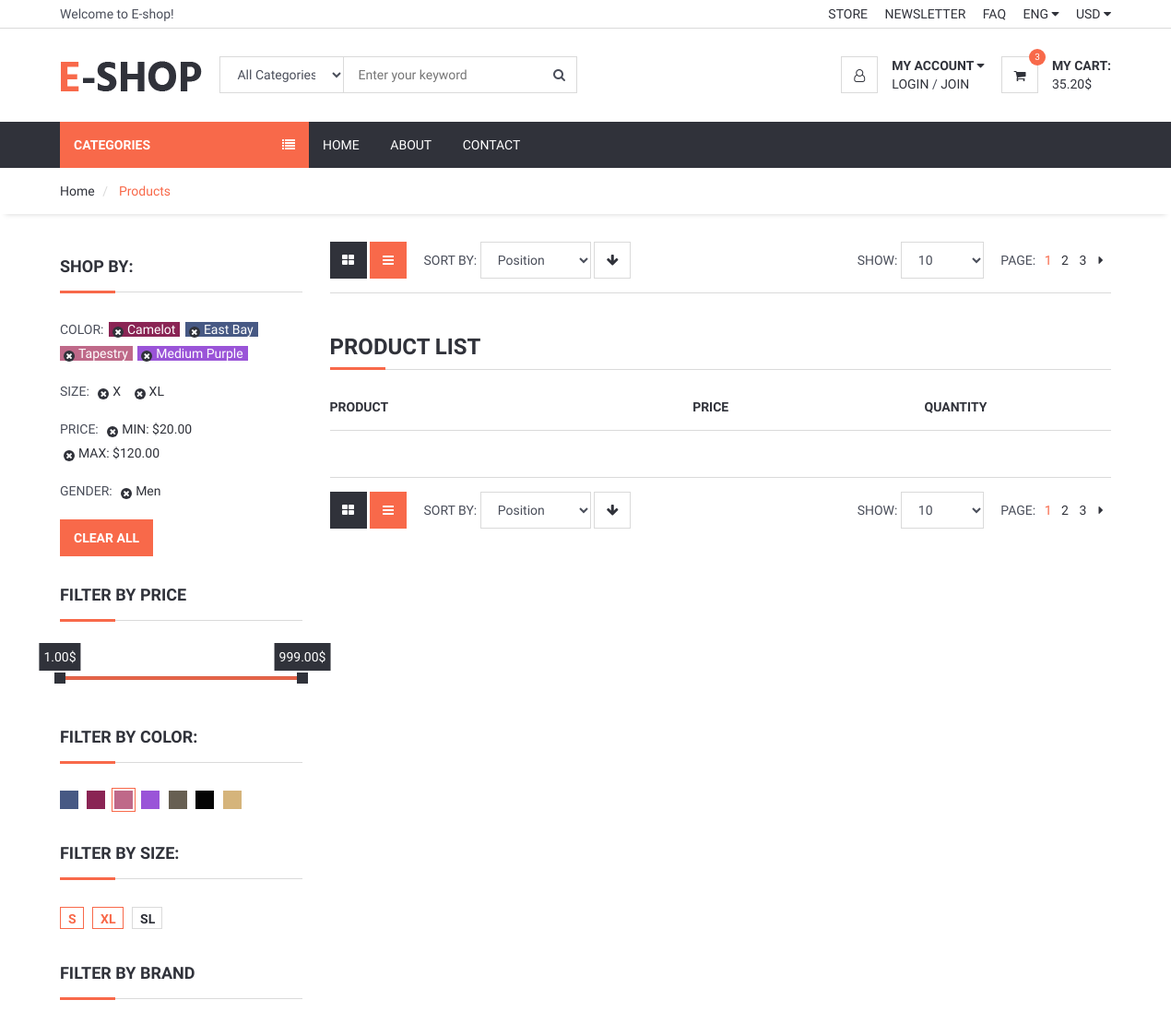
Before: /category/11/jinsi-kiyim (upper part) with the older database file.
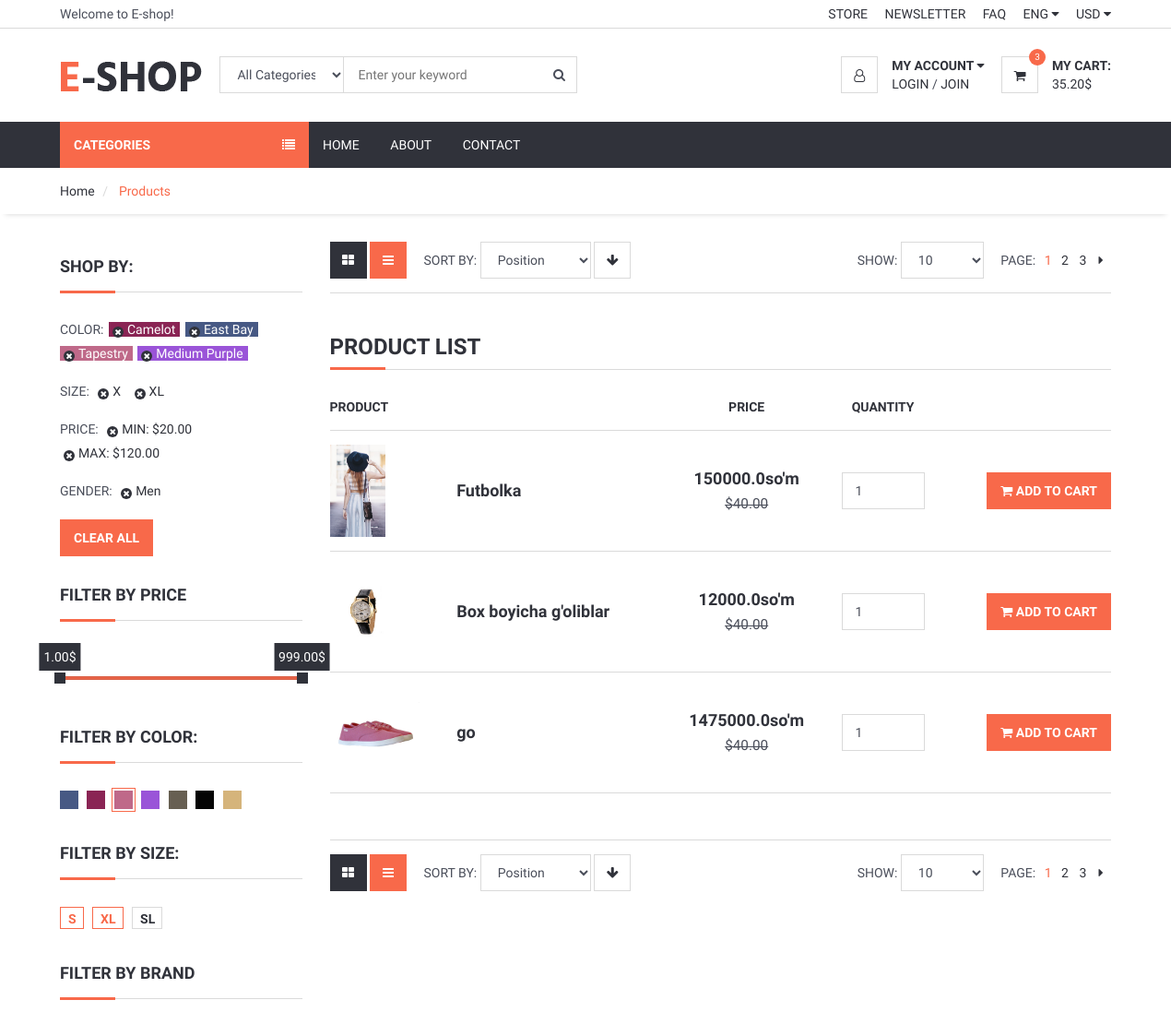
After: the same page with the newer database file.
### product/models.py (models this page shows, shortened)
class Product(models.Model):
    STATUS = (
        ('True', 'Mavjud'),
        ('False', 'Mavjud Emas'),
    )
    category = models.ForeignKey(Category, on_delete=models.CASCADE)
    title = models.CharField(max_length=255, unique=True)
    keywords = models.CharField(max_length=255, unique=True)
    description = models.TextField(blank=True)
    image = models.ImageField(blank=True, upload_to='images/')
    price = models.FloatField()
    amount = models.IntegerField()
    minamount = models.IntegerField()
    detail = RichTextUploadingField()
    status = models.CharField(max_length=15, choices=STATUS)
    slug = models.SlugField(null=False, unique=True)
    create_at = models.DateTimeField(auto_now_add=True)
    update_at = models.DateTimeField(auto_now=True)
    def image_tag(self):
        return mark_safe('<img src="{}" height="50">'.format(self.image.url))
    image_tag.short_description = 'Image'

### home/views.py (the view)
# urls.py: path('category/<int:id>/<slug:slug>',views.category_product, name='category_product'),
def category_product(request,id, slug):
    category = Category.objects.all()
    catdata = Category.objects.get(pk=1)
    products= Product.objects.filter(category_id=id)
    context = {
        'category': category,
        'catdata': catdata,
        'products': products,
    }
    return render(request, 'category_detail.html', context)

### home/templates/category_detail.html (shortened to what this page needs)
{% extends 'homebase.html'%}
{% load static %}
{% block sidebar %}{% include 'sidebar.html' %} {% endblock %}
{% block body %}
	<div id="breadcrumb">
		<div class="container">
			<ul class="breadcrumb">
				<li><a href="/">Home</a></li>
				<li class="active">{{ category.title }} Products</li>
			</ul>
		</div>
	</div>
	<div class="section">
		<div class="container">
			<div class="row">
				<div id="aside" class="col-md-3">
					<div class="aside">
						<h3 class="aside-title">Shop by:</h3>
						<ul class="filter-list">
							<li><span class="text-uppercase">color:</span></li>
							<li><a href="#" style="color:#FFF; background-color:#8A2454;">Camelot</a></li>
							<li><a href="#" style="color:#FFF; background-color:#475984;">East Bay</a></li>
							<li><a href="#" style="color:#FFF; background-color:#BF6989;">Tapestry</a></li>
							<li><a href="#" style="color:#FFF; background-color:#9A54D8;">Medium Purple</a></li>
						</ul>
						<ul class="filter-list">
							<li><span class="text-uppercase">Size:</span></li>
							<li><a href="#">X</a></li>
							<li><a href="#">XL</a></li>
						</ul>
						<ul class="filter-list">
							<li><span class="text-uppercase">Price:</span></li>
							<li><a href="#">MIN: $20.00</a></li>
							<li><a href="#">MAX: $120.00</a></li>
						</ul>
						<ul class="filter-list">
							<li><span class="text-uppercase">Gender:</span></li>
							<li><a href="#">Men</a></li>
						</ul>
						<button class="primary-btn">Clear All</button>
					</div>
					<div class="aside">
						<h3 class="aside-title">Filter by Price</h3>
						<div id="price-slider"></div>
					</div>
					<div class="aside">
						<h3 class="aside-title">Filter By Color:</h3>
						<ul class="color-option">
							<li><a href="#" style="background-color:#475984;"></a></li>
							<li><a href="#" style="background-color:#8A2454;"></a></li>
							<li class="active"><a href="#" style="background-color:#BF6989;"></a></li>
							<li><a href="#" style="background-color:#9A54D8;"></a></li>
							<li><a href="#" style="background-color:#675F52;"></a></li>
							<li><a href="#" style="background-color:#050505;"></a></li>
							<li><a href="#" style="background-color:#D5B47B;"></a></li>
						</ul>
					</div>
					<div class="aside">
						<h3 class="aside-title">Filter By Size:</h3>
						<ul class="size-option">
							<li class="active"><a href="#">S</a></li>
							<li class="active"><a href="#">XL</a></li>
							<li><a href="#">SL</a></li>
						</ul>
					</div>
					<div class="aside">
						<h3 class="aside-title">Filter by Brand</h3>
					</div>
				</div>
				<div id="main" class="col-md-9">
					<div class="store-filter clearfix">
						<div class="pull-left">
							<div class="row-filter">
								<a href="#"><i class="fa fa-th-large"></i></a>
								<a href="#" class="active"><i class="fa fa-bars"></i></a>
							</div>
							<div class="sort-filter">
								<span class="text-uppercase">Sort By:</span>
								<select class="input">
										<option value="0">Position</option>
									</select>
								<a href="#" class="main-btn icon-btn"><i class="fa fa-arrow-down"></i></a>
							</div>
						</div>
						<div class="pull-right">
							<div class="page-filter">
								<span class="text-uppercase">Show:</span>
								<select class="input">
										<option value="0">10</option>
									</select>
							</div>
							<ul class="store-pages">
								<li><span class="text-uppercase">Page:</span></li>
								<li class="active">1</li>
								<li><a href="#">2</a></li>
								<li><a href="#">3</a></li>
								<li><a href="#"><i class="fa fa-caret-right"></i></a></li>
							</ul>
						</div>
					</div>
					<div id="store">
					<div class="row">
                        	<div class="col-md-12">
						<div class="order-summary clearfix">
							<div class="section-title">
								<h3 class="title">Product List</h3>
							</div>
							<table class="shopping-cart-table table">
								<thead>
									<tr>
										<th>Product</th>
										<th></th>
										<th class="text-center">Price</th>
										<th class="text-center">Quantity</th>
										<th class="text-right"></th>
									</tr>
								</thead>
								<tbody>
                                {% for rs in products %}
									<tr>
                                        <td class="thumb"><a href="/product/{{ rs.id }}/{{ rs.slug }}">
                                            <img src="{{ rs.image.url }}" alt="" style="height: 100px"></a></td>
										<td class="details">
											<a href="/product/{{ rs.id }}/{{ rs.slug }}">{{ rs.title }}</a>
                                        </td>
										<td class="price text-center"><strong>{{rs.price}}so'm</strong><br><del class="font-weak"><small>$40.00</small></del></td>
										<td class="qty text-center"><input class="input" type="number" value="1"></td>
										<td class="text-right"><a href="/order/addtoshopcart/{{ rs.id }}" class="primary-btn add-to-cart"><i class="fa fa-shopping-cart"></i> Add to Cart</a></td>
									</tr>
                                {% endfor %}
								</tbody>
							</table>
						</div>
					</div>
                    </div>
					</div>
					<div class="store-filter clearfix">
						<div class="pull-left">
							<div class="row-filter">
								<a href="#"><i class="fa fa-th-large"></i></a>
								<a href="#" class="active"><i class="fa fa-bars"></i></a>
							</div>
							<div class="sort-filter">
								<span class="text-uppercase">Sort By:</span>
								<select class="input">
										<option value="0">Position</option>
									</select>
								<a href="#" class="main-btn icon-btn"><i class="fa fa-arrow-down"></i></a>
							</div>
						</div>
						<div class="pull-right">
							<div class="page-filter">
								<span class="text-uppercase">Show:</span>
								<select class="input">
										<option value="0">10</option>
									</select>
							</div>
							<ul class="store-pages">
								<li><span class="text-uppercase">Page:</span></li>
								<li class="active">1</li>
								<li><a href="#">2</a></li>
								<li><a href="#">3</a></li>
								<li><a href="#"><i class="fa fa-caret-right"></i></a></li>
							</ul>
						</div>
					</div>
				</div>
			</div>
		</div>
	</div>
 {% endblock %}

### home/templates/homebase.html (shortened to what this page needs)
<!DOCTYPE html>
<html lang="en">
<head>
    {% load static %}
	<link type="text/css" rel="stylesheet" href="{% static 'css/bootstrap.min.css' %}" />
	<link type="text/css" rel="stylesheet" href="{% static 'css/slick.css' %}" />
	<link type="text/css" rel="stylesheet" href="{% static 'css/slick-theme.css'%}" />
	<link type="text/css" rel="stylesheet" href="{% static 'css/nouislider.min.css' %}" />
	<link rel="stylesheet" href="{% static 'css/font-awesome.min.css'%}">
	<link type="text/css" rel="stylesheet" href="{% static 'css/style.css'%}" />
</head>
<body>
    {% include 'header.html' %}
    {% block sidebar %} {% endblock %}
    {% block body %} {% endblock %}
</body>
</html>

### home/templates/header.html (shortened to what this page needs)
{% load static %}
	<header>
		<div id="top-header">
			<div class="container">
				<div class="pull-left">
					<span>Welcome to E-shop!</span>
				</div>
				<div class="pull-right">
					<ul class="header-top-links">
						<li><a href="#">Store</a></li>
						<li><a href="#">Newsletter</a></li>
						<li><a href="#">FAQ</a></li>
						<li class="dropdown default-dropdown">
							<a class="dropdown-toggle" data-toggle="dropdown" aria-expanded="true">ENG <i class="fa fa-caret-down"></i></a>
						</li>
						<li class="dropdown default-dropdown">
							<a class="dropdown-toggle" data-toggle="dropdown" aria-expanded="true">USD <i class="fa fa-caret-down"></i></a>
						</li>
					</ul>
				</div>
			</div>
		</div>
		<div id="header">
			<div class="container">
				<div class="pull-left">
					<div class="header-logo">
						<a class="logo" href="#">
							<img src="./img/logo.png" alt="">
						</a>
					</div>
					<div class="header-search">
						<form>
							<input class="input search-input" type="text" placeholder="Enter your keyword">
							<select class="input search-categories">
								<option value="0">All Categories</option>
							</select>
							<button class="search-btn"><i class="fa fa-search"></i></button>
						</form>
					</div>
				</div>
				<div class="pull-right">
					<ul class="header-btns">
						<li class="header-account dropdown default-dropdown">
							<div class="dropdown-toggle" role="button" data-toggle="dropdown" aria-expanded="true">
								<div class="header-btns-icon">
									<i class="fa fa-user-o"></i>
								</div>
								<strong class="text-uppercase">My Account <i class="fa fa-caret-down"></i></strong>
							</div>
							<a href="#" class="text-uppercase">Login</a> / <a href="#" class="text-uppercase">Join</a>
						</li>
						<li class="header-cart dropdown default-dropdown">
							<a class="dropdown-toggle" data-toggle="dropdown" aria-expanded="true">
								<div class="header-btns-icon">
									<i class="fa fa-shopping-cart"></i>
									<span class="qty">3</span>
								</div>
								<strong class="text-uppercase">My Cart:</strong>
								<br>
								<span>35.20$</span>
							</a>
						</li>
					</ul>
				</div>
			</div>
		</div>
	</header>

### home/templates/sidebar.html (shortened to what this page needs)
{% load static %}
{% load mptt_tags %}
	<div id="navigation">
		<div class="container">
			<div id="responsive-nav">
                {% if page %}
				<div class="category-nav">
				{% else %}
                <div class="category-nav show-on-click">
                {% endif %}
					<span class="category-header">Categories <i class="fa fa-list"></i></span>
				</div>
				<div class="menu-nav">
					<ul class="menu-list">
						<li><a href="/">Home</a></li>
						<li><a href="/about">About</a></li>
						<li><a href="/contact">Contact</a></li>
					</ul>
				</div>
			</div>
		</div>
	</div>

### home/templates/footer.html (shortened to what this page needs)
{% load static %}

Changed rows visible on the page:
now on this page (row edited): Product: image (picture), title "Futbolka", price "150000.0"
added Product: image (picture), title "Box boyicha g'oliblar", price "12000.0"
added Product: image (picture), title "go", price "1475000.0"
